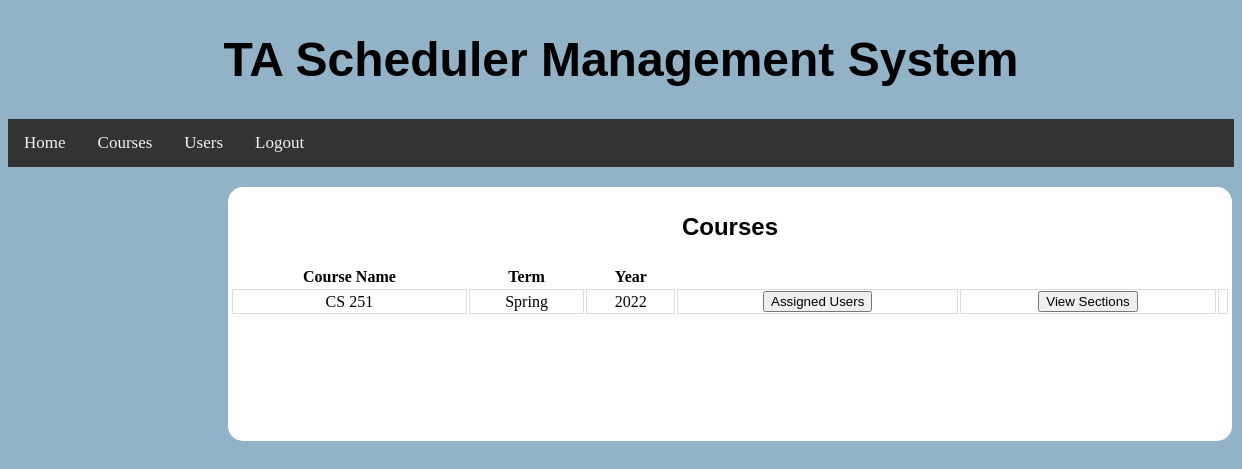
The page /courses/ (signed in) on the database as committed earlier.
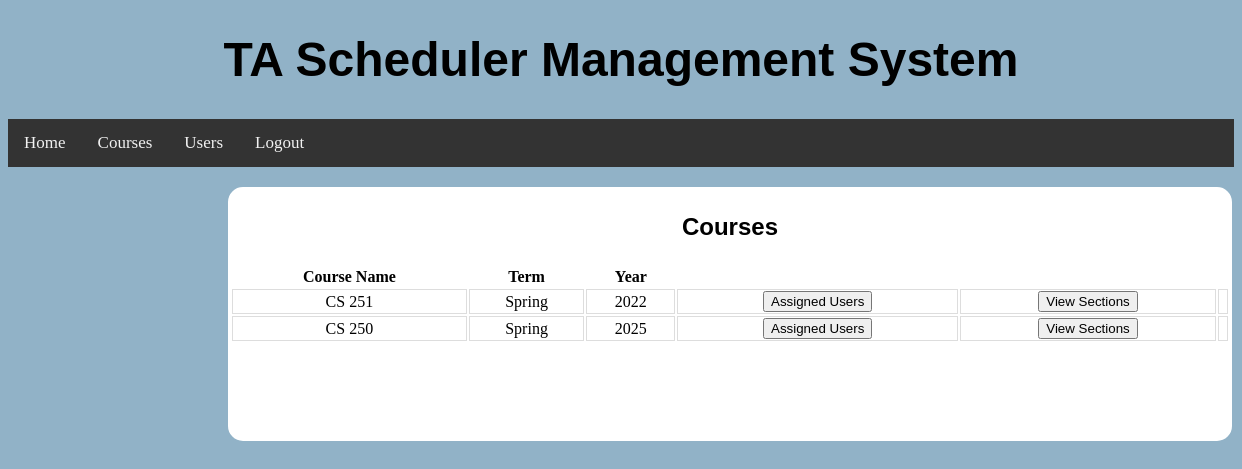
The same page on the database as committed later.
### BackendWork/models.py (models this page shows, shortened)
class ClassList(models.Model):
    TERM_CHOICES = (('Summer', 'SUMMER'), ('Fall', 'FALL'), ('Winter', 'WINTER'), ('Spring', 'SPRING'))
    name = models.CharField(max_length=20, unique=True)
    term = models.CharField(max_length=30, choices=TERM_CHOICES, default='Fall')
    year = models.IntegerField(default=2022)

### BackendWork/views.py (the view, shortened to what this page needs)
# urls.py: path("courses/", Courses.as_view()),
class Courses(View):
    def get(self, request):
        try:
            request.session["user"]
        except:
            return redirect("/")
        return render(request, "courses.html",
                      {'sessionUser': MyUser.objects.get(username=request.session["user"]),
                       'courses': ClassList.objects.all()})

### templates/courses.html (shortened to what this page needs)
{% load static %}
<!DOCTYPE html>
<html lang="en">
<head>
    <link rel="stylesheet" type="text/css" href="{% static 'css/courses.css' %}"/>
</head>
<div class="navContainer">
    <header class="header">
        <h1><a>TA Scheduler Management System</a></h1>
    </header>
    <div class="navigation">
        <li><a href="/home/">Home</a></li>
        <li><a href="/courses/">Courses</a></li>
        <li><a href="/users/">Users</a></li>
        <li><a href="/">Logout</a></li>
    </div>
</div>
<body>
<div class="container">
    <p class=header>Courses</p>
    <div class="containerbox">
        <table>
            <tr>
                <th>Course Name</th>
                <th>Term</th>
                <th>Year</th>
            </tr>
            <tr>
                {% for i in courses %}
                    <td>{{ i.name }}</td>
                    <td>{{ i.term }}</td>
                    <td>{{ i.year }}</td>
                    <td>
                        <form action="" method="post">
                            <button name="assignedUser" value="{{ i.name }}">Assigned Users</button>
                        </form>
                    </td>
                    <td>
                    <form action="" method="post">
                        <button name="thisCourseSections" value="{{ i.name }}">View Sections</button>
                    </form>
                    </td>
                    <td>
                    </td>
                    </tr>
                {% endfor %}
        </table>
    </div>
</div>
</body>
</html>

Rows that differ between the two databases and show on the page:
added ClassList: name "CS 250", term "Spring", year "2025"
